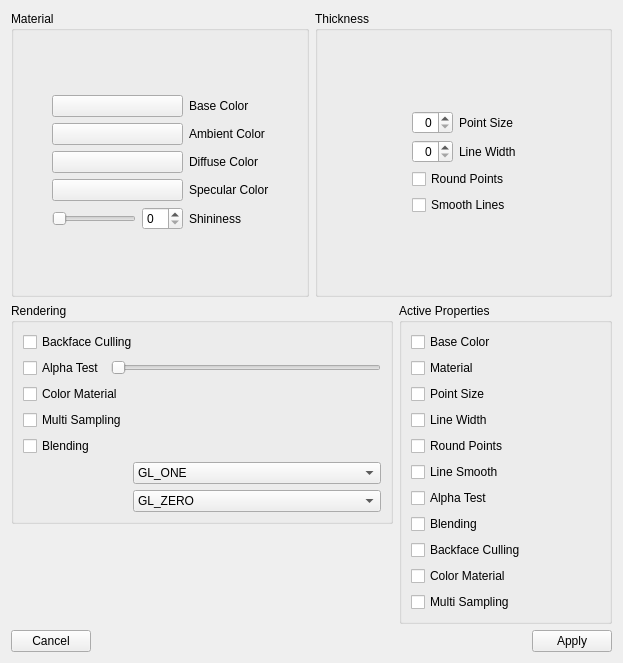
<?xml version="1.0" encoding="UTF-8"?>
<ui version="4.0">
 <class>QtMaterialDialogUi</class>
 <widget class="QWidget" name="QtMaterialDialogUi">
  <property name="geometry">
   <rect>
    <x>0</x>
    <y>0</y>
    <width>623</width>
    <height>663</height>
   </rect>
  </property>
  <property name="sizePolicy">
   <sizepolicy hsizetype="Minimum" vsizetype="Minimum">
    <horstretch>0</horstretch>
    <verstretch>0</verstretch>
   </sizepolicy>
  </property>
  <property name="windowTitle">
   <string>Edit Material</string>
  </property>
  <layout class="QVBoxLayout" name="verticalLayout_3">
   <item>
    <layout class="QHBoxLayout" name="horizontalLayout_3">
     <item>
      <widget class="QGroupBox" name="MaterialBox">
       <property name="sizePolicy">
        <sizepolicy hsizetype="Minimum" vsizetype="Minimum">
         <horstretch>0</horstretch>
         <verstretch>0</verstretch>
        </sizepolicy>
       </property>
       <property name="title">
        <string>Material</string>
       </property>
       <layout class="QGridLayout" name="MaterialBoxLayout">
        <property name="margin">
         <number>9</number>
        </property>
        <property name="spacing">
         <number>6</number>
        </property>
        <item row="0" column="1">
         <spacer name="s4">
          <property name="orientation">
           <enum>Qt::Vertical</enum>
          </property>
          <property name="sizeHint" stdset="0">
           <size>
            <width>0</width>
            <height>0</height>
           </size>
          </property>
         </spacer>
        </item>
        <item row="1" column="0">
         <spacer>
          <property name="orientation">
           <enum>Qt::Horizontal</enum>
          </property>
          <property name="sizeHint" stdset="0">
           <size>
            <width>0</width>
            <height>0</height>
           </size>
          </property>
         </spacer>
        </item>
        <item row="1" column="1">
         <layout class="QGridLayout" name="ColorButtonLayout">
          <property name="margin">
           <number>0</number>
          </property>
          <property name="spacing">
           <number>6</number>
          </property>
          <item row="0" column="0">
           <widget class="QtColorChooserButton" name="baseColorButton">
            <property name="text">
             <string/>
            </property>
           </widget>
          </item>
          <item row="0" column="1">
           <widget class="QLabel" name="label">
            <property name="sizePolicy">
             <sizepolicy hsizetype="Minimum" vsizetype="Preferred">
              <horstretch>0</horstretch>
              <verstretch>0</verstretch>
             </sizepolicy>
            </property>
            <property name="text">
             <string>Base Color</string>
            </property>
           </widget>
          </item>
          <item row="1" column="0">
           <widget class="QtColorChooserButton" name="ambientColorButton">
            <property name="text">
             <string/>
            </property>
           </widget>
          </item>
          <item row="1" column="1">
           <widget class="QLabel" name="label_2">
            <property name="sizePolicy">
             <sizepolicy hsizetype="Minimum" vsizetype="Preferred">
              <horstretch>0</horstretch>
              <verstretch>0</verstretch>
             </sizepolicy>
            </property>
            <property name="text">
             <string>Ambient Color</string>
            </property>
           </widget>
          </item>
          <item row="2" column="0">
           <widget class="QtColorChooserButton" name="diffuseColorButton">
            <property name="text">
             <string/>
            </property>
           </widget>
          </item>
          <item row="2" column="1">
           <widget class="QLabel" name="label_3">
            <property name="sizePolicy">
             <sizepolicy hsizetype="Minimum" vsizetype="Preferred">
              <horstretch>0</horstretch>
              <verstretch>0</verstretch>
             </sizepolicy>
            </property>
            <property name="text">
             <string>Diffuse Color</string>
            </property>
           </widget>
          </item>
          <item row="3" column="0">
           <widget class="QtColorChooserButton" name="specularColorButton">
            <property name="text">
             <string/>
            </property>
           </widget>
          </item>
          <item row="3" column="1">
           <widget class="QLabel" name="label_4">
            <property name="sizePolicy">
             <sizepolicy hsizetype="Minimum" vsizetype="Preferred">
              <horstretch>0</horstretch>
              <verstretch>0</verstretch>
             </sizepolicy>
            </property>
            <property name="text">
             <string>Specular Color</string>
            </property>
           </widget>
          </item>
          <item row="4" column="1">
           <widget class="QLabel" name="label_5">
            <property name="sizePolicy">
             <sizepolicy hsizetype="Minimum" vsizetype="Preferred">
              <horstretch>0</horstretch>
              <verstretch>0</verstretch>
             </sizepolicy>
            </property>
            <property name="text">
             <string>Shininess</string>
            </property>
           </widget>
          </item>
          <item row="4" column="0">
           <layout class="QHBoxLayout" name="horizontalLayout_4">
            <item>
             <widget class="QSlider" name="shininessSlider">
              <property name="sizePolicy">
               <sizepolicy hsizetype="Minimum" vsizetype="Fixed">
                <horstretch>0</horstretch>
                <verstretch>0</verstretch>
               </sizepolicy>
              </property>
              <property name="orientation">
               <enum>Qt::Horizontal</enum>
              </property>
             </widget>
            </item>
            <item>
             <widget class="QSpinBox" name="shininessBox"/>
            </item>
           </layout>
          </item>
         </layout>
        </item>
        <item row="1" column="2">
         <spacer name="s3">
          <property name="orientation">
           <enum>Qt::Horizontal</enum>
          </property>
          <property name="sizeHint" stdset="0">
           <size>
            <width>0</width>
            <height>0</height>
           </size>
          </property>
         </spacer>
        </item>
        <item row="2" column="1">
         <spacer>
          <property name="orientation">
           <enum>Qt::Vertical</enum>
          </property>
          <property name="sizeType">
           <enum>QSizePolicy::MinimumExpanding</enum>
          </property>
          <property name="sizeHint" stdset="0">
           <size>
            <width>0</width>
            <height>0</height>
           </size>
          </property>
         </spacer>
        </item>
       </layout>
      </widget>
     </item>
     <item>
      <widget class="QGroupBox" name="ThicknessBox">
       <property name="sizePolicy">
        <sizepolicy hsizetype="Minimum" vsizetype="Minimum">
         <horstretch>0</horstretch>
         <verstretch>0</verstretch>
        </sizepolicy>
       </property>
       <property name="title">
        <string>Thickness</string>
       </property>
       <layout class="QGridLayout" name="ThicknessBoxLayout">
        <property name="margin">
         <number>9</number>
        </property>
        <property name="spacing">
         <number>6</number>
        </property>
        <item row="1" column="1">
         <layout class="QVBoxLayout">
          <property name="spacing">
           <number>6</number>
          </property>
          <property name="margin">
           <number>0</number>
          </property>
          <item>
           <layout class="QGridLayout" name="PointLayout">
            <property name="margin">
             <number>0</number>
            </property>
            <property name="spacing">
             <number>6</number>
            </property>
            <item row="0" column="0">
             <widget class="QSpinBox" name="pointSizeSpinBox">
              <property name="alignment">
               <set>Qt::AlignRight</set>
              </property>
             </widget>
            </item>
            <item row="1" column="0">
             <widget class="QSpinBox" name="lineWidthSpinBox">
              <property name="alignment">
               <set>Qt::AlignRight</set>
              </property>
             </widget>
            </item>
            <item row="0" column="1">
             <widget class="QLabel" name="label_6">
              <property name="sizePolicy">
               <sizepolicy hsizetype="Preferred" vsizetype="Preferred">
                <horstretch>0</horstretch>
                <verstretch>0</verstretch>
               </sizepolicy>
              </property>
              <property name="text">
               <string>Point Size</string>
              </property>
             </widget>
            </item>
            <item row="1" column="1">
             <widget class="QLabel" name="label_7">
              <property name="sizePolicy">
               <sizepolicy hsizetype="Preferred" vsizetype="Preferred">
                <horstretch>0</horstretch>
                <verstretch>0</verstretch>
               </sizepolicy>
              </property>
              <property name="text">
               <string>Line Width</string>
              </property>
             </widget>
            </item>
           </layout>
          </item>
          <item>
           <widget class="QCheckBox" name="roundPointsCheckBox">
            <property name="sizePolicy">
             <sizepolicy hsizetype="Preferred" vsizetype="Minimum">
              <horstretch>0</horstretch>
              <verstretch>0</verstretch>
             </sizepolicy>
            </property>
            <property name="text">
             <string>Round Points</string>
            </property>
           </widget>
          </item>
          <item>
           <widget class="QCheckBox" name="lineSmoothCheckBox">
            <property name="text">
             <string>Smooth Lines</string>
            </property>
           </widget>
          </item>
         </layout>
        </item>
        <item row="1" column="0">
         <spacer>
          <property name="orientation">
           <enum>Qt::Horizontal</enum>
          </property>
          <property name="sizeHint" stdset="0">
           <size>
            <width>0</width>
            <height>0</height>
           </size>
          </property>
         </spacer>
        </item>
        <item row="1" column="2">
         <spacer>
          <property name="orientation">
           <enum>Qt::Horizontal</enum>
          </property>
          <property name="sizeHint" stdset="0">
           <size>
            <width>0</width>
            <height>0</height>
           </size>
          </property>
         </spacer>
        </item>
        <item row="0" column="1">
         <spacer>
          <property name="orientation">
           <enum>Qt::Vertical</enum>
          </property>
          <property name="sizeHint" stdset="0">
           <size>
            <width>0</width>
            <height>0</height>
           </size>
          </property>
         </spacer>
        </item>
        <item row="2" column="1">
         <spacer>
          <property name="orientation">
           <enum>Qt::Vertical</enum>
          </property>
          <property name="sizeHint" stdset="0">
           <size>
            <width>0</width>
            <height>0</height>
           </size>
          </property>
         </spacer>
        </item>
       </layout>
      </widget>
     </item>
    </layout>
   </item>
   <item>
    <layout class="QHBoxLayout" name="horizontalLayout">
     <item>
      <layout class="QVBoxLayout" name="verticalLayout_2">
       <item>
        <widget class="QGroupBox" name="RenderingBox">
         <property name="title">
          <string>Rendering</string>
         </property>
         <layout class="QGridLayout" name="gridLayout">
          <item row="0" column="0" colspan="2">
           <widget class="QCheckBox" name="backfaceCulling">
            <property name="toolTip">
             <string>This checkbox controls if faces where only the 
back is visible should be rendered.</string>
            </property>
            <property name="layoutDirection">
             <enum>Qt::LeftToRight</enum>
            </property>
            <property name="text">
             <string>Backface Culling</string>
            </property>
           </widget>
          </item>
          <item row="1" column="0" colspan="2">
           <layout class="QHBoxLayout" name="horizontalLayout_2">
            <item>
             <widget class="QCheckBox" name="alphaTest">
              <property name="layoutDirection">
               <enum>Qt::LeftToRight</enum>
              </property>
              <property name="text">
               <string>Alpha Test</string>
              </property>
             </widget>
            </item>
            <item>
             <widget class="QSlider" name="alpha">
              <property name="maximum">
               <number>100</number>
              </property>
              <property name="orientation">
               <enum>Qt::Horizontal</enum>
              </property>
             </widget>
            </item>
           </layout>
          </item>
          <item row="4" column="0">
           <widget class="QCheckBox" name="blending">
            <property name="layoutDirection">
             <enum>Qt::LeftToRight</enum>
            </property>
            <property name="text">
             <string>Blending</string>
            </property>
           </widget>
          </item>
          <item row="5" column="1">
           <widget class="QComboBox" name="blendParam1">
            <property name="currentIndex">
             <number>1</number>
            </property>
            <item>
             <property name="text">
              <string>GL_ZERO</string>
             </property>
            </item>
            <item>
             <property name="text">
              <string>GL_ONE</string>
             </property>
            </item>
            <item>
             <property name="text">
              <string>GL_SRC_COLOR</string>
             </property>
            </item>
            <item>
             <property name="text">
              <string>GL_ONE_MINUS_SRC_COLOR</string>
             </property>
            </item>
            <item>
             <property name="text">
              <string>GL_DST_COLOR</string>
             </property>
            </item>
            <item>
             <property name="text">
              <string>GL_ONE_MINUS_DST_COLOR</string>
             </property>
            </item>
            <item>
             <property name="text">
              <string>GL_SRC_ALPHA</string>
             </property>
            </item>
            <item>
             <property name="text">
              <string>GL_ONE_MINUS_SRC_ALPHA</string>
             </property>
            </item>
            <item>
             <property name="text">
              <string>GL_DST_ALPHA</string>
             </property>
            </item>
            <item>
             <property name="text">
              <string>GL_ONE_MINUS_DST_ALPHA</string>
             </property>
            </item>
            <item>
             <property name="text">
              <string>GL_CONSTANT_COLOR</string>
             </property>
            </item>
            <item>
             <property name="text">
              <string>GL_ONE_MINUS_CONSTANT_COLOR</string>
             </property>
            </item>
            <item>
             <property name="text">
              <string>GL_CONSTANT_ALPHA</string>
             </property>
            </item>
            <item>
             <property name="text">
              <string>GL_ONE_MINUS_CONSTANT_ALPHA</string>
             </property>
            </item>
           </widget>
          </item>
          <item row="6" column="1">
           <widget class="QComboBox" name="blendParam2">
            <item>
             <property name="text">
              <string>GL_ZERO</string>
             </property>
            </item>
            <item>
             <property name="text">
              <string>GL_ONE</string>
             </property>
            </item>
            <item>
             <property name="text">
              <string>GL_SRC_COLOR</string>
             </property>
            </item>
            <item>
             <property name="text">
              <string>GL_ONE_MINUS_SRC_COLOR</string>
             </property>
            </item>
            <item>
             <property name="text">
              <string>GL_DST_COLOR</string>
             </property>
            </item>
            <item>
             <property name="text">
              <string>GL_ONE_MINUS_DST_COLOR</string>
             </property>
            </item>
            <item>
             <property name="text">
              <string>GL_SRC_ALPHA</string>
             </property>
            </item>
            <item>
             <property name="text">
              <string>GL_ONE_MINUS_SRC_ALPHA</string>
             </property>
            </item>
            <item>
             <property name="text">
              <string>GL_DST_ALPHA</string>
             </property>
            </item>
            <item>
             <property name="text">
              <string>GL_ONE_MINUS_DST_ALPHA</string>
             </property>
            </item>
            <item>
             <property name="text">
              <string>GL_CONSTANT_COLOR</string>
             </property>
            </item>
            <item>
             <property name="text">
              <string>GL_ONE_MINUS_CONSTANT_COLOR</string>
             </property>
            </item>
            <item>
             <property name="text">
              <string>GL_CONSTANT_ALPHA</string>
             </property>
            </item>
            <item>
             <property name="text">
              <string>GL_ONE_MINUS_CONSTANT_ALPHA</string>
             </property>
            </item>
           </widget>
          </item>
          <item row="2" column="0">
           <widget class="QCheckBox" name="colorMaterial">
            <property name="text">
             <string>Color Material</string>
            </property>
           </widget>
          </item>
          <item row="3" column="0">
           <widget class="QCheckBox" name="multiSampling">
            <property name="text">
             <string>Multi Sampling</string>
            </property>
           </widget>
          </item>
         </layout>
        </widget>
       </item>
       <item>
        <spacer name="sp1">
         <property name="orientation">
          <enum>Qt::Vertical</enum>
         </property>
         <property name="sizeHint" stdset="0">
          <size>
           <width>10</width>
           <height>0</height>
          </size>
         </property>
        </spacer>
       </item>
      </layout>
     </item>
     <item>
      <widget class="QGroupBox" name="groupBox_4">
       <property name="title">
        <string>Active Properties</string>
       </property>
       <layout class="QVBoxLayout" name="verticalLayout">
        <item>
         <widget class="QCheckBox" name="baseColorActive">
          <property name="text">
           <string>Base Color</string>
          </property>
         </widget>
        </item>
        <item>
         <widget class="QCheckBox" name="materialActive">
          <property name="text">
           <string>Material</string>
          </property>
         </widget>
        </item>
        <item>
         <widget class="QCheckBox" name="pointSizeActive">
          <property name="text">
           <string>Point Size</string>
          </property>
         </widget>
        </item>
        <item>
         <widget class="QCheckBox" name="lineWidthActive">
          <property name="text">
           <string>Line Width</string>
          </property>
         </widget>
        </item>
        <item>
         <widget class="QCheckBox" name="roundPointsActive">
          <property name="text">
           <string>Round Points</string>
          </property>
         </widget>
        </item>
        <item>
         <widget class="QCheckBox" name="lineSmoothActive">
          <property name="text">
           <string>Line Smooth</string>
          </property>
         </widget>
        </item>
        <item>
         <widget class="QCheckBox" name="alphaTestActive">
          <property name="text">
           <string>Alpha Test</string>
          </property>
         </widget>
        </item>
        <item>
         <widget class="QCheckBox" name="blendingActive">
          <property name="text">
           <string>Blending</string>
          </property>
         </widget>
        </item>
        <item>
         <widget class="QCheckBox" name="backfaceCullingActive">
          <property name="text">
           <string>Backface Culling</string>
          </property>
         </widget>
        </item>
        <item>
         <widget class="QCheckBox" name="colorMaterialActive">
          <property name="text">
           <string>Color Material</string>
          </property>
         </widget>
        </item>
        <item>
         <widget class="QCheckBox" name="multiSamplingActive">
          <property name="text">
           <string>Multi Sampling</string>
          </property>
         </widget>
        </item>
       </layout>
      </widget>
     </item>
    </layout>
   </item>
   <item>
    <layout class="QHBoxLayout" name="l1">
     <property name="spacing">
      <number>6</number>
     </property>
     <property name="margin">
      <number>0</number>
     </property>
     <item>
      <widget class="QPushButton" name="cancelButton">
       <property name="text">
        <string>Cancel</string>
       </property>
      </widget>
     </item>
     <item>
      <spacer>
       <property name="orientation">
        <enum>Qt::Horizontal</enum>
       </property>
       <property name="sizeType">
        <enum>QSizePolicy::MinimumExpanding</enum>
       </property>
       <property name="sizeHint" stdset="0">
        <size>
         <width>0</width>
         <height>0</height>
        </size>
       </property>
      </spacer>
     </item>
     <item>
      <widget class="QPushButton" name="okButton">
       <property name="text">
        <string>Apply</string>
       </property>
      </widget>
     </item>
    </layout>
   </item>
  </layout>
 </widget>
 <customwidgets>
  <customwidget>
   <class>QtColorChooserButton</class>
   <extends>QPushButton</extends>
   <header>ACG/QtWidgets/QtColorChooserButton.hh</header>
  </customwidget>
 </customwidgets>
 <resources/>
 <connections>
  <connection>
   <sender>shininessSlider</sender>
   <signal>valueChanged(int)</signal>
   <receiver>shininessBox</receiver>
   <slot>setValue(int)</slot>
   <hints>
    <hint type="sourcelabel">
     <x>62</x>
     <y>240</y>
    </hint>
    <hint type="destinationlabel">
     <x>154</x>
     <y>245</y>
    </hint>
   </hints>
  </connection>
  <connection>
   <sender>shininessBox</sender>
   <signal>valueChanged(int)</signal>
   <receiver>shininessSlider</receiver>
   <slot>setValue(int)</slot>
   <hints>
    <hint type="sourcelabel">
     <x>161</x>
     <y>227</y>
    </hint>
    <hint type="destinationlabel">
     <x>75</x>
     <y>229</y>
    </hint>
   </hints>
  </connection>
 </connections>
</ui>
